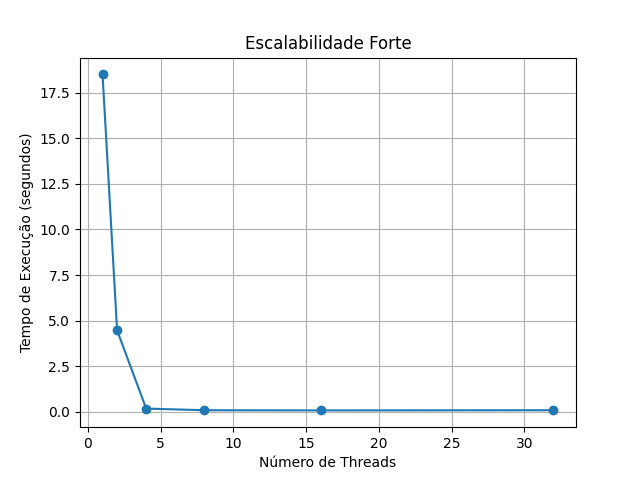

Write the Python code that produced this figure.
import subprocess
import matplotlib.pyplot as plt
import time

# Tamanho da matriz
matrix_size = 1000

# Números de threads (potências de 2)
num_threads = [2**i for i in range(6)]

# Lista para armazenar os tempos de execução
execution_times = []

# Executa o programa para cada número de threads
for threads in num_threads:
    command = ["./jacobi_omp", "-n", str(matrix_size), "-t", str(threads)]
    
    start_time = time.time()
    subprocess.run(command)
    end_time = time.time()

    execution_time = end_time - start_time
    execution_times.append(execution_time)

# Plota o gráfico de tempo versus número de threads
plt.plot(num_threads, execution_times, marker='o')
plt.xlabel('Número de Threads')
plt.ylabel('Tempo de Execução (segundos)')
plt.title('Escalabilidade Forte')
plt.grid(True)
plt.show()
